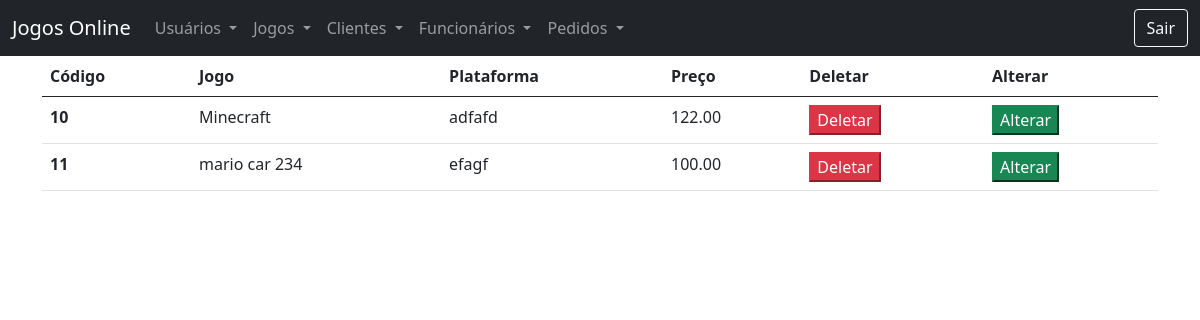
/view/listaTudoJogos.php (signed in), run on the app's committed database.
### tables this page shows
CREATE TABLE `tbjogos` (
  `codJog` int(4) NOT NULL,
  `nomeJog` varchar(30) NOT NULL,
  `tamanhoJog` varchar(10) NOT NULL,
  `precoJog` decimal(6,2) NOT NULL,
  `requisitosJog` varchar(500) NOT NULL,
  `consoleJog` varchar(100) NOT NULL,
  `classificacaoJog` varchar(10) NOT NULL,
  `avaliacaoJog` int(6) NOT NULL
);

### model/bancoJogos.php (called while the page is built, shortened)
<?php
    function listaTudoJogos($conexao){
        $query="Select * From tbjogos";
        $resultados=mysqli_query($conexao,$query);
        return $resultados;
    }
?>

### view/listaTudoJogos.php (the view, shortened to what this page needs)
<?php
include_once("header.php");
include_once("../model/conexao.php");
include_once("../model/bancoJogos.php");
?>
<table class="table">
    <thead>
        <tr>
            <th scope="col">Código</th>
            <th scope="col">Jogo</th>
            <th scope="col">Plataforma</th>
            <th scope="col">Preço</th>
            <th scope="col">Deletar</th>
            <th scope="col">Alterar</th>
        </tr>
    </thead>
    <tbody>
        <?php
        $jogos = listaTudoJogos($conexao);
        foreach($jogos as $jogo):
        ?>
        <tr>
            <th scope="row"><?=$jogo['codJog']?></th>
            <td><?=$jogo['nomeJog']?></td>
            <td><?=$jogo['consoleJog']?></td>
            <td><?=$jogo['precoJog']?></td>
            <td>
                <form action="../controller/deletarJogos.php" method="POST">
                    <button type="submit" class="btn-small btn-danger">Deletar</button>
                </form>
            </td>
            <td>
                <form action="formAlterarJogos.php" method="POST">
                    <button type="submit" class="btn-small btn-success">Alterar</button>
                </form>
            </td>
        </tr>
        <?php
        endforeach;
        ?>
    </tbody>
    </table>
<?php
include_once("footer.php");
?>

### data on the page
tbjogos: codJog "10", nomeJog "Minecraft", consoleJog "adfafd", precoJog "122.00"
tbjogos: codJog "11", nomeJog "mario car 234", consoleJog "efagf", precoJog "100.00"
